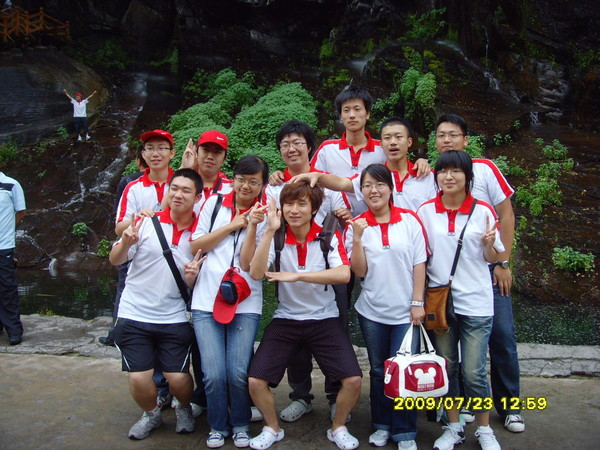
//> input picture Learning OpenCV/Test Resource/013.jpg, 600 x 450 px
$ ./Ex_7_1 '../Test Resource/013.jpg'   (built with g++ and OpenCV 4)
//> lines starting //> are read from the running program, lines starting //| are printed output that depends on the picture
//////////////////////////////////////////////////////////////////
// Date:      2009-10-04
// Coder:     Yishi Guo
// Copy From: Example 7-1
// Chapter:   7
// Page:      203
// Content:   Example 7-1. Histogram computation and display
//////////////////////////////////////////////////////////////////
#include "cv.h"
#include "highgui.h"

int main( int argc, char** argv ) {
	IplImage* src;

	if ( argc == 2 && (src = cvLoadImage(argv[1], 1)) != 0) {
//> src is the input picture: 450 rows x 600 cols, CV_8UC3; mean B, G, R 75.4, 75.3, 81.1

		// Compute the HSV image and decompose it into separate planes.
		//
		IplImage* hsv = cvCreateImage( cvGetSize(src), 8, 3 );
		cvCvtColor( src, hsv, CV_BGR2HSV );
//> hsv: 450 rows x 600 cols, CV_8UC3; mean H, S, V 81.8, 78, 91.1

		IplImage* h_plane = cvCreateImage( cvGetSize(src), 8, 1 );
		IplImage* s_plane = cvCreateImage( cvGetSize(src), 8, 1 );
		IplImage* v_plane = cvCreateImage( cvGetSize(src), 8, 1 );
		IplImage* planes[] = { h_plane, s_plane };
		cvCvtPixToPlane( hsv, h_plane, s_plane, v_plane, 0 );
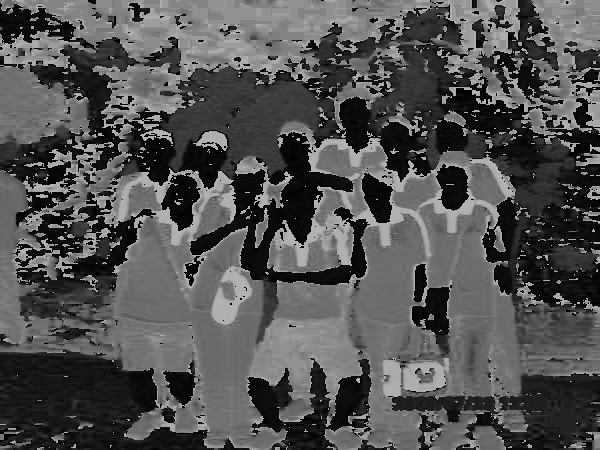
//> h_plane: 450 rows x 600 cols, CV_8UC1; min 0, max 179, mean 81.8
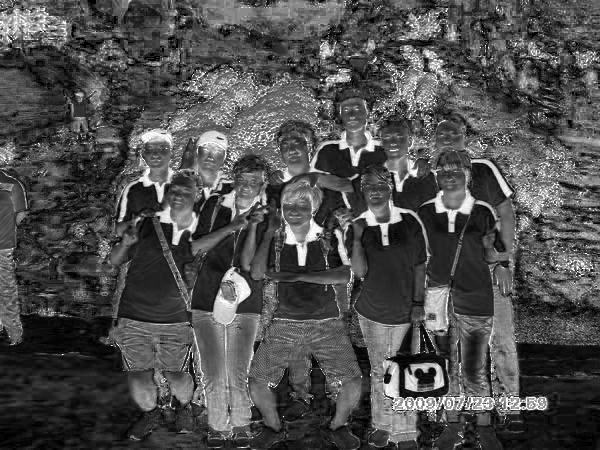
//> s_plane: 450 rows x 600 cols, CV_8UC1; min 0, max 255, mean 78
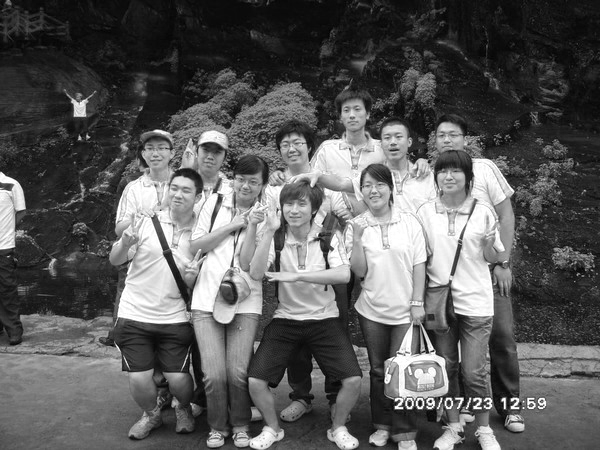
//> v_plane: 450 rows x 600 cols, CV_8UC1; min 0, max 255, mean 91.1

		// Build the histogram and compute its contents.
		//
		int h_bins = 30, s_bins = 32;
		CvHistogram* hist;
		{
			int hist_size[] = { h_bins, s_bins };
			float h_ranges[] = { 0, 180 };
			float s_ranges[] = { 0, 255 };
			float *ranges[] = { h_ranges, s_ranges };
			hist = cvCreateHist(
				2,
				hist_size,
				CV_HIST_ARRAY,
				ranges,
				1
				);
		}
		cvCalcHist( planes, hist, 0, 0 );  // Compute histogram
		cvNormalizeHist( hist, 1.0 );  // Normalize it

		// Create an image to use to visualize our histogram.
		//
		int scale = 10;
		IplImage* hist_img = cvCreateImage(
			cvSize( h_bins * scale, s_bins * scale ),
			8,
			3
			);
		cvZero( hist_img );

		// Populate our visualization with little gray squares.
		//
		float max_value = 0;
		cvGetMinMaxHistValue( hist, 0, &max_value, 0, 0 );

		for ( int h = 0; h < h_bins; h++ ) {
			for ( int s = 0; s < s_bins; s++ ) {
				float bin_val = cvQueryHistValue_2D( hist, h, s );
				int intensity = cvRound( bin_val * 255 / max_value );
				cvRectangle(
					hist_img,
					cvPoint( h*scale, s*scale ),
					cvPoint( (h+1)*scale - 1, (s+1)*scale - 1),
					CV_RGB( intensity, intensity, intensity),
					CV_FILLED
					);
			}
		}

		cvNamedWindow( "Source", 1 );
		cvShowImage( "Source", src );

		cvNamedWindow( "H-S Histogram", 1 );
		cvShowImage( "H-S Histogram", hist_img );
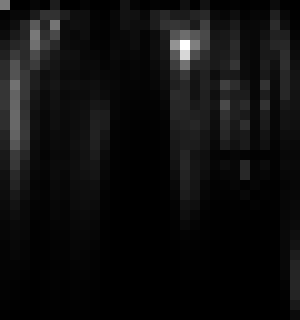
//> window 'H-S Histogram': 320 rows x 300 cols, CV_8UC3; min 0, max 255, mean 14.3

		cvWaitKey(0);
	}

	return 0;
}

$ run again, on Learning OpenCV/Test Resource/12.jpg
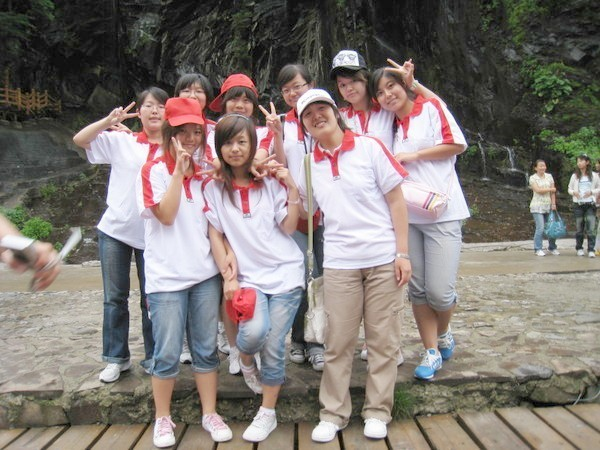
//> input picture Learning OpenCV/Test Resource/12.jpg, 600 x 450 px
//> src is the input picture: 450 rows x 600 cols, CV_8UC3; mean B, G, R 116.2, 121.2, 129.3
//> hsv: 450 rows x 600 cols, CV_8UC3; mean H, S, V 52.5, 41.5, 133.5
//> `cvCvtPixToPlane( hsv, h_plane, s_plane, v_plane, 0 );`:
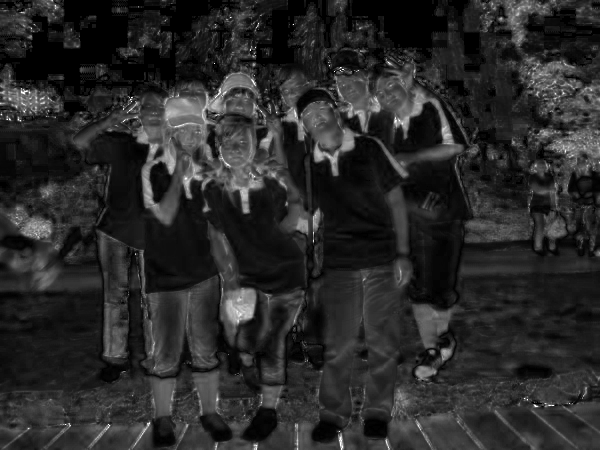
//> s_plane: 450 rows x 600 cols, CV_8UC1; min 0, max 255, mean 41.5
//> `cvShowImage( "H-S Histogram", hist_img );`:
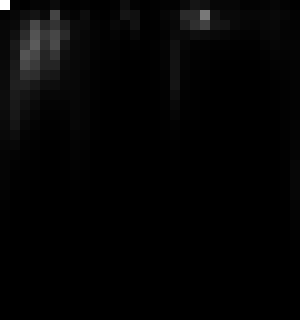
//> window 'H-S Histogram': 320 rows x 300 cols, CV_8UC3; min 0, max 255, mean 4.2

$ run again, on Learning OpenCV/Test Resource/186.jpg
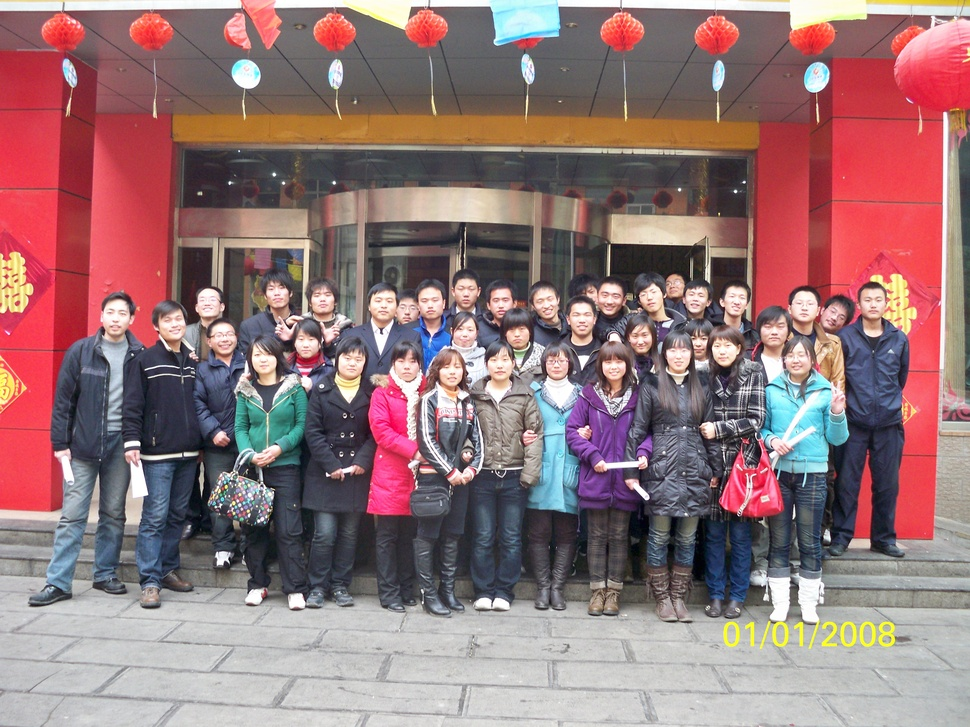
//> input picture Learning OpenCV/Test Resource/186.jpg, 970 x 727 px, shrunk from 3648 x 2736 before the run
//> src is the input picture: 727 rows x 970 cols, CV_8UC3; mean B, G, R 119.4, 117.3, 148.6
//> hsv: 727 rows x 970 cols, CV_8UC3; mean H, S, V 94, 69.4, 155.1
//> `cvCvtPixToPlane( hsv, h_plane, s_plane, v_plane, 0 );`:
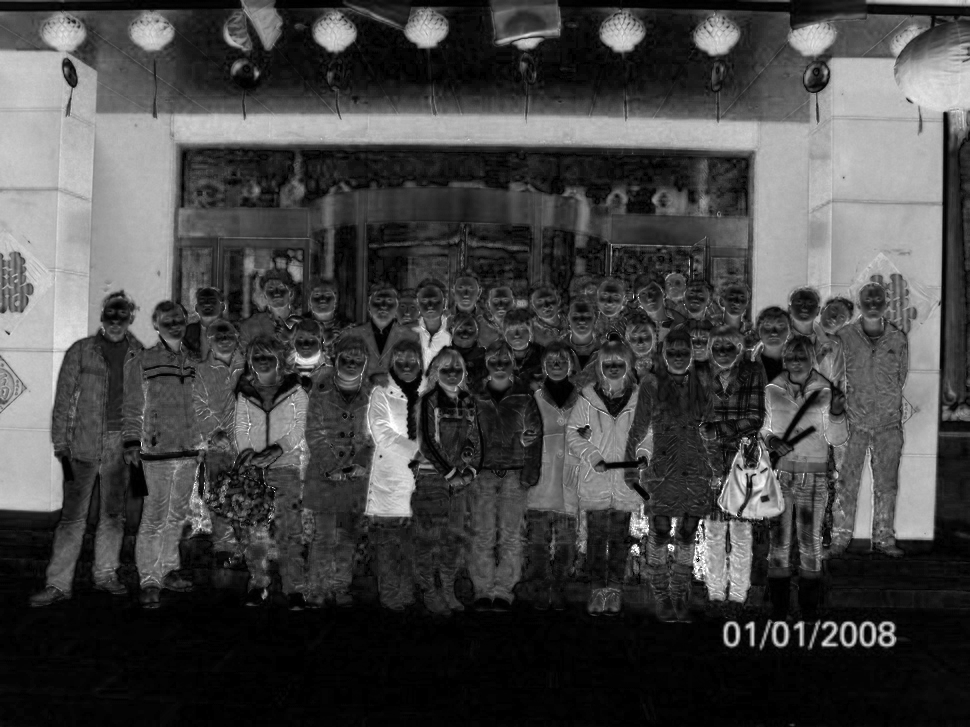
//> s_plane: 727 rows x 970 cols, CV_8UC1; min 0, max 255, mean 69.4
//> `cvShowImage( "H-S Histogram", hist_img );`:
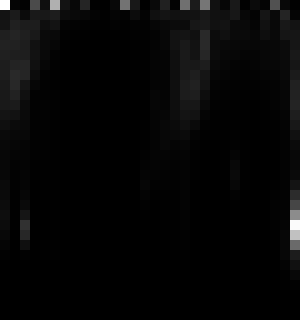
//> window 'H-S Histogram': 320 rows x 300 cols, CV_8UC3; min 0, max 255, mean 6.5

$ run again, on Learning OpenCV/Test Resource/27.jpg
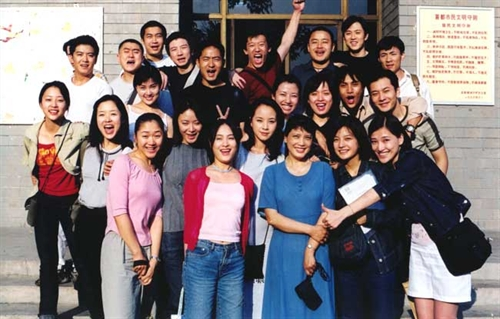
//> input picture Learning OpenCV/Test Resource/27.jpg, 500 x 319 px
//> src is the input picture: 319 rows x 500 cols, CV_8UC3; mean B, G, R 121.4, 119.2, 129.8
//> hsv: 319 rows x 500 cols, CV_8UC3; mean H, S, V 66.5, 71.5, 142
//> `cvCvtPixToPlane( hsv, h_plane, s_plane, v_plane, 0 );`:
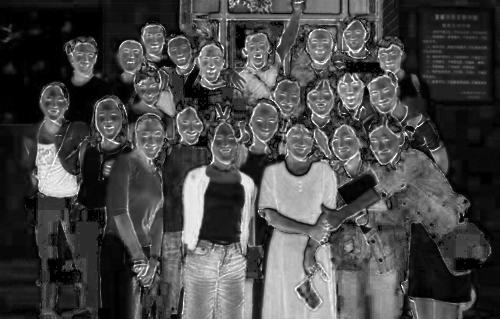
//> s_plane: 319 rows x 500 cols, CV_8UC1; min 0, max 255, mean 71.5
//> `cvShowImage( "H-S Histogram", hist_img );`:
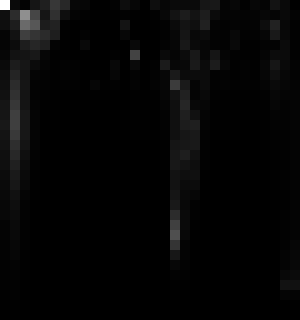
//> window 'H-S Histogram': 320 rows x 300 cols, CV_8UC3; min 0, max 255, mean 5.7
